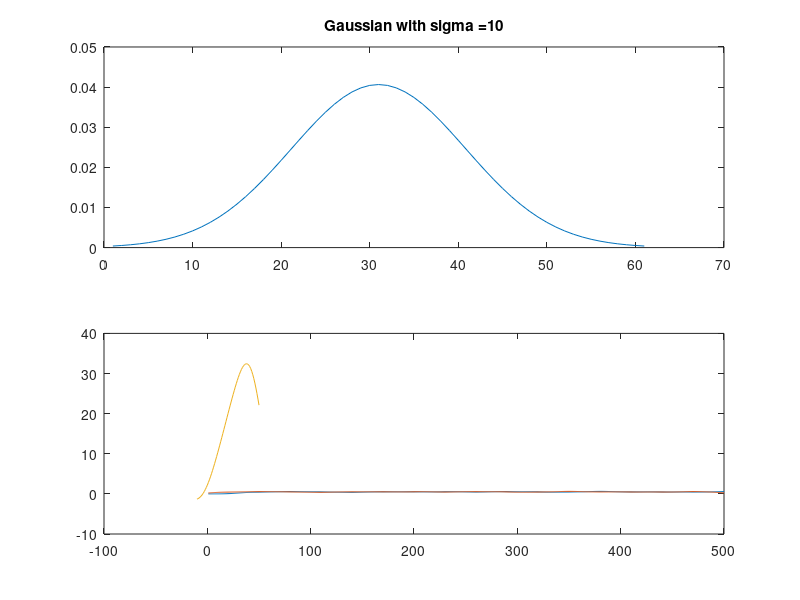
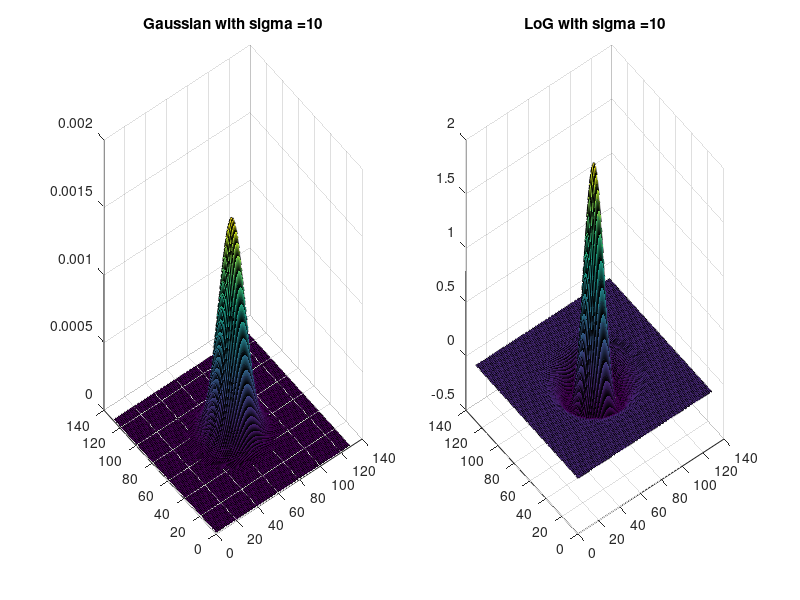

Write the MATLAB code that produced these figures, in order.
%% Example of gaussian equation and filter
clc;close all; clear all;

sigma = 10;
size = 6*sigma+1;

%% 1D
x = linspace(-size / 2, size / 2, size);        %range
gaussFilter = (1/(sqrt(2*pi)*sigma))*exp(-x .^ 2 / (2 * sigma ^ 2));
gaussFilter = gaussFilter / sum (gaussFilter); % normal
LoG=(1-(x.^2)./sigma^2).*exp(-x .^ 2 / (2 * sigma ^ 2));

figure;
subplot(2,1,1)
plot(gaussFilter),title('Gaussian with sigma =10')
subplot(2,1,2)
plot(LoG),title('LoG with sigma =10')

%procesar algo por un gaussiano
y = rand(500,1);
plot(1:500,y)
yfilt = filter (gaussFilter,1, y);
plot(1:500,yfilt)
hold on;
yfilt = conv (y, gaussFilter, 'same');
plot(1:500,yfilt)
y = -10:50;
yfilt = conv (y, gaussFilter, 'same');
plot(-10:50,yfilt)

%% 2D
[X Y] =meshgrid(-64:64,-64:64);
gauss2d=(1/(2*pi*sigma^2))*exp(-(X.^2+Y.^2)/(2*sigma^2));
gauss2d=gauss2d./sum(gauss2d(:));
LoG2d=(2-(X.^2+Y.^2)./sigma^2).*exp(-(X.^2+Y.^2)/(2*sigma^2));

figure;
subplot(1,2,1)
surf(gauss2d),title('Gaussian with sigma =10')
subplot(1,2,2)
surf(LoG2d),title('LoG with sigma =10')

[fX fY]=gradient(gauss2d);
levelset=1./(1+abs(fX)+abs(fY));

[fX fY]=gradient(LoG2d);
levelset=1./(1+abs(fX)+abs(fY));

